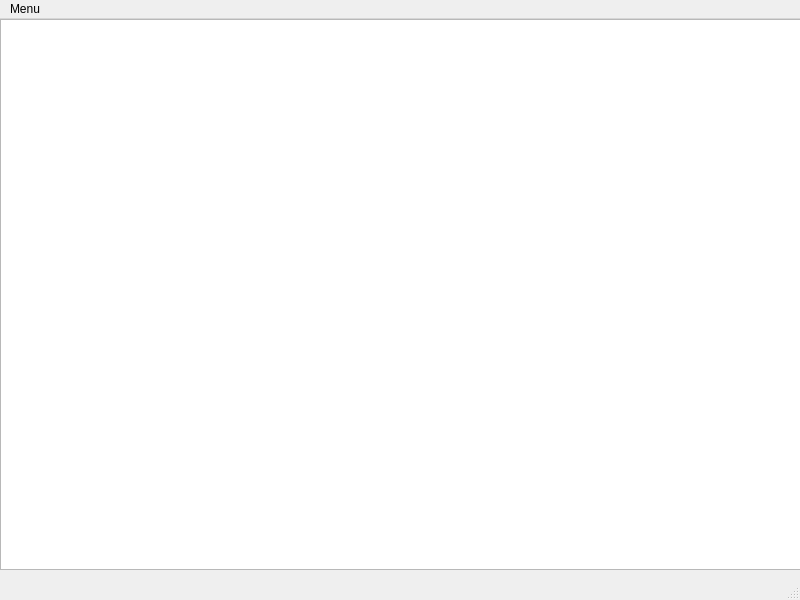
<?xml version="1.0" encoding="UTF-8"?>
<ui version="4.0">
 <class>CirconscriptionGUIClass</class>
 <widget class="QMainWindow" name="CirconscriptionGUIClass">
  <property name="geometry">
   <rect>
    <x>0</x>
    <y>0</y>
    <width>800</width>
    <height>600</height>
   </rect>
  </property>
  <property name="windowTitle">
   <string>MainWindow</string>
  </property>
  <widget class="QWidget" name="centralwidget">
   <widget class="QTextBrowser" name="affichage">
    <property name="geometry">
     <rect>
      <x>0</x>
      <y>0</y>
      <width>801</width>
      <height>551</height>
     </rect>
    </property>
   </widget>
  </widget>
  <widget class="QMenuBar" name="menubar">
   <property name="geometry">
    <rect>
     <x>0</x>
     <y>0</y>
     <width>800</width>
     <height>27</height>
    </rect>
   </property>
   <widget class="QMenu" name="menuMenu">
    <property name="title">
     <string>Menu</string>
    </property>
    <widget class="QMenu" name="menuAjouter_personne">
     <property name="title">
      <string>Ajouter personne</string>
     </property>
     <addaction name="actionCandidat"/>
     <addaction name="actionElecteur_2"/>
    </widget>
    <addaction name="menuAjouter_personne"/>
    <addaction name="actionDesinscrire_personne"/>
    <addaction name="actionQuitter"/>
   </widget>
   <addaction name="menuMenu"/>
  </widget>
  <widget class="QStatusBar" name="statusbar"/>
  <action name="actionCandidat">
   <property name="text">
    <string>Candidat</string>
   </property>
  </action>
  <action name="actionElecteur">
   <property name="text">
    <string>Electeur</string>
   </property>
  </action>
  <action name="actionSupprimer_personne">
   <property name="text">
    <string>Supprimer personne</string>
   </property>
  </action>
  <action name="actionQuitter">
   <property name="text">
    <string>Quitter</string>
   </property>
  </action>
  <action name="actionElecteur_2">
   <property name="text">
    <string>Electeur</string>
   </property>
  </action>
  <action name="actionDesinscrire_personne">
   <property name="text">
    <string>Desinscrire une personne</string>
   </property>
  </action>
 </widget>
 <resources/>
 <connections>
  <connection>
   <sender>actionQuitter</sender>
   <signal>triggered()</signal>
   <receiver>CirconscriptionGUIClass</receiver>
   <slot>close()</slot>
   <hints>
    <hint type="sourcelabel">
     <x>-1</x>
     <y>-1</y>
    </hint>
    <hint type="destinationlabel">
     <x>399</x>
     <y>299</y>
    </hint>
   </hints>
  </connection>
 </connections>
</ui>
